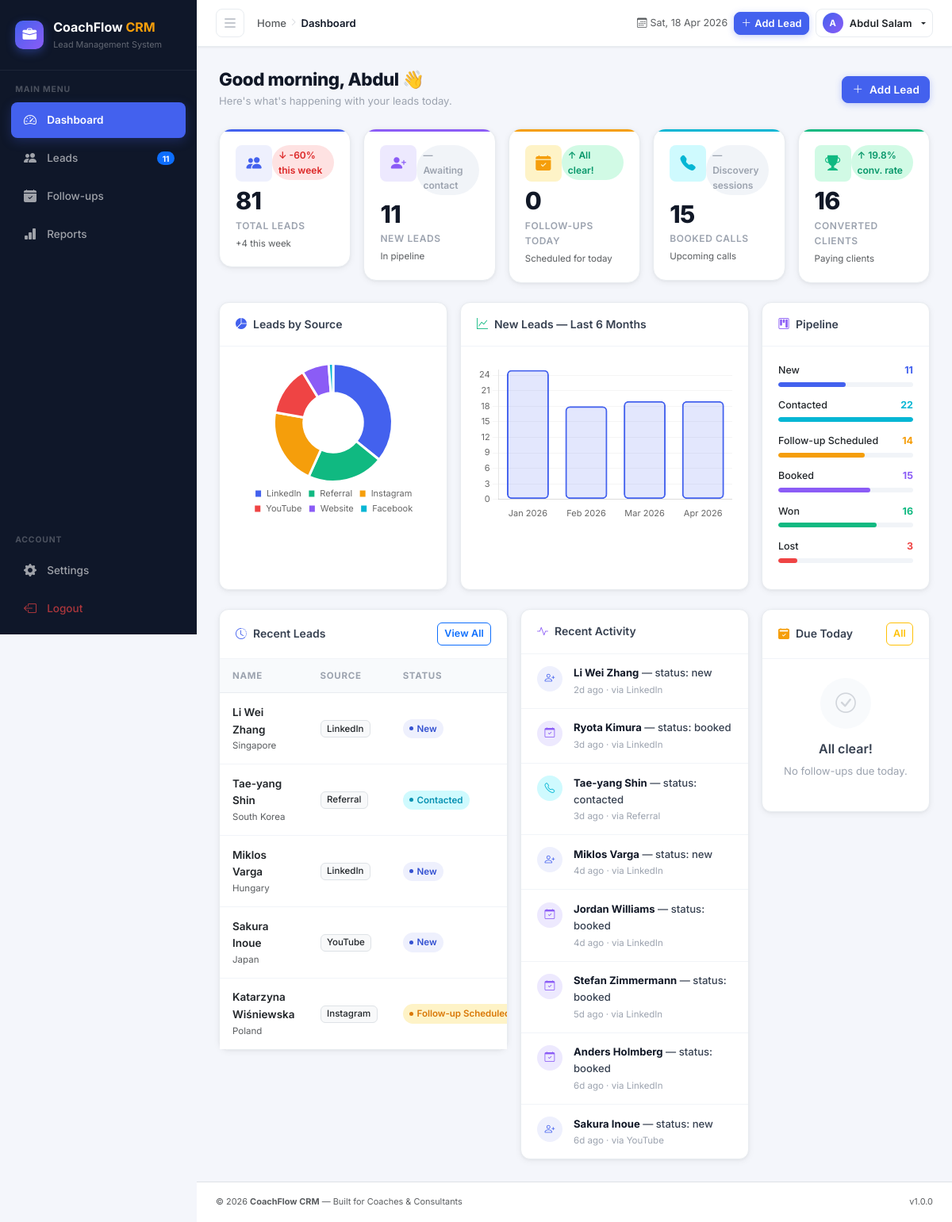
/dashboard.php (signed in), run on the app's committed database.
### tables this page shows
CREATE TABLE IF NOT EXISTS leads (
    id                  INT AUTO_INCREMENT PRIMARY KEY,
    full_name           VARCHAR(150)  NOT NULL,
    email               VARCHAR(150)  DEFAULT NULL,
    phone               VARCHAR(30)   DEFAULT NULL,
    whatsapp            VARCHAR(30)   DEFAULT NULL,
    country             VARCHAR(80)   DEFAULT NULL,
    service_interest    VARCHAR(120)  DEFAULT NULL,
    lead_source         VARCHAR(80)   DEFAULT NULL,
    status              ENUM(
        'New',
        'Contacted',
        'Follow-up Scheduled',
        'Booked',
        'Won',
        'Lost'
    ) NOT NULL DEFAULT 'New',
    next_followup_date  DATE          DEFAULT NULL,
    notes               TEXT          DEFAULT NULL,
    created_at          DATETIME      NOT NULL DEFAULT CURRENT_TIMESTAMP,
    updated_at          DATETIME      NOT NULL DEFAULT CURRENT_TIMESTAMP ON UPDATE CURRENT_TIMESTAMP
);

### dashboard.php (the view, shortened to what this page needs)
<?php
require_once __DIR__ . '/includes/db.php';
$totalLeads  = (int) $pdo->query("SELECT COUNT(*) FROM leads")->fetchColumn();
$newLeads    = (int) $pdo->query("SELECT COUNT(*) FROM leads WHERE status='New'")->fetchColumn();
$followToday = (int) $pdo->query("SELECT COUNT(*) FROM leads WHERE next_followup_date = CURDATE() AND status NOT IN ('Won','Lost')")->fetchColumn();
$bookedLeads = (int) $pdo->query("SELECT COUNT(*) FROM leads WHERE status='Booked'")->fetchColumn();
$wonLeads    = (int) $pdo->query("SELECT COUNT(*) FROM leads WHERE status='Won'")->fetchColumn();
$thisWeek = (int) $pdo->query("SELECT COUNT(*) FROM leads WHERE created_at >= DATE_SUB(NOW(), INTERVAL 7 DAY)")->fetchColumn();
$lastWeek = (int) $pdo->query("SELECT COUNT(*) FROM leads WHERE created_at BETWEEN DATE_SUB(NOW(), INTERVAL 14 DAY) AND DATE_SUB(NOW(), INTERVAL 7 DAY)")->fetchColumn();
$weekTrend = $lastWeek > 0 ? round((($thisWeek - $lastWeek) / $lastWeek) * 100) : ($thisWeek > 0 ? 100 : 0);
$convRate = $totalLeads > 0 ? round(($wonLeads / $totalLeads) * 100, 1) : 0;
$recentLeads = $pdo->query("SELECT id, full_name, lead_source, status, created_at, country FROM leads ORDER BY created_at DESC LIMIT 5")->fetchAll();
$todayFollowups = $pdo->query("SELECT id, full_name, phone, status, notes FROM leads WHERE next_followup_date = CURDATE() AND status NOT IN ('Won','Lost') ORDER BY full_name LIMIT 6")->fetchAll();
$pipelineData = $pdo->query("SELECT status, COUNT(*) AS cnt FROM leads GROUP BY status")->fetchAll(PDO::FETCH_KEY_PAIR);
$statuses = ['New','Contacted','Follow-up Scheduled','Booked','Won','Lost'];
$sourceRows  = $pdo->query("SELECT lead_source, COUNT(*) AS cnt FROM leads WHERE lead_source IS NOT NULL GROUP BY lead_source ORDER BY cnt DESC LIMIT 6")->fetchAll();
$monthRows   = $pdo->query("SELECT DATE_FORMAT(created_at,'%b %Y') AS mo, COUNT(*) AS cnt FROM leads WHERE created_at >= DATE_SUB(NOW(), INTERVAL 6 MONTH) GROUP BY DATE_FORMAT(created_at,'%Y-%m') ORDER BY MIN(created_at)")->fetchAll();
$activityLeads = $pdo->query("SELECT id, full_name, status, lead_source, created_at, updated_at FROM leads ORDER BY updated_at DESC LIMIT 8")->fetchAll();
require_once __DIR__ . '/includes/header.php';
require_once __DIR__ . '/includes/sidebar.php';
function timeAgo(string $datetime): string {
    $diff = time() - strtotime($datetime);
    return round($diff/86400) . 'd ago';
}
?>
<div class="d-flex flex-wrap align-items-center justify-content-between mb-4 gap-3">
    <div>
        <h1 class="page-title">Good <?= date('H') < 12 ? 'morning' : (date('H') < 18 ? 'afternoon' : 'evening') ?>, <?= htmlspecialchars(explode(' ', $_SESSION['user_name'])[0]) ?> 👋</h1>
        <p class="page-subtitle mb-0">Here's what's happening with your leads today.</p>
    </div>
    <a href="<?= BASE_URL ?>lead_form.php" class="btn btn-primary d-flex align-items-center gap-2">
        <i class="bi bi-plus-lg"></i> Add Lead
    </a>
</div>
<div class="row g-3 mb-4">
    <?php
    $cards = [
        ['Total Leads',       $totalLeads,  'bi-people-fill',        'bg-blue-lt text-blue',    'blue',
         $weekTrend > 0 ? "+{$weekTrend}% this week" : ($weekTrend < 0 ? "{$weekTrend}% this week" : "No change"),
         $weekTrend > 0 ? 'up' : ($weekTrend < 0 ? 'down' : 'flat'), '+' . $thisWeek . ' this week'],
        ['New Leads',         $newLeads,    'bi-person-plus-fill',   'bg-purple-lt text-purple', 'purple',
         'Awaiting contact', 'flat', 'In pipeline'],
        ['Follow-ups Today',  $followToday, 'bi-calendar-check-fill','bg-orange-lt text-orange', 'orange',
         $followToday > 0 ? 'Action needed' : 'All clear!', $followToday > 0 ? 'down' : 'up', 'Scheduled for today'],
        ['Booked Calls',      $bookedLeads, 'bi-telephone-fill',     'bg-teal-lt text-teal',     'teal',
         'Discovery sessions', 'flat', 'Upcoming calls'],
        ['Converted Clients', $wonLeads,    'bi-trophy-fill',        'bg-green-lt text-green',   'green',
         $convRate . '% conv. rate', 'up', 'Paying clients'],
    ];
    foreach ($cards as [$label, $value, $icon, $iconClass, $colorClass, $trend, $trendDir, $sub]): ?>
    <div class="col-6 col-xl-2-4">
        <div class="card stat-card <?= $colorClass ?>">
            <div class="d-flex align-items-start justify-content-between mb-2">
                <div class="stat-icon <?= $iconClass ?>">
                    <i class="bi <?= $icon ?>"></i>
                </div>
                <span class="stat-trend <?= $trendDir ?>"><?= $trendDir === 'up' ? '↑' : ($trendDir === 'down' ? '↓' : '—') ?> <?= $trend ?></span>
            </div>
            <div class="stat-value" data-count><?= $value ?></div>
            <div class="stat-label mt-1"><?= $label ?></div>
            <div class="text-muted mt-1" style="font-size:0.72rem;"><?= $sub ?></div>
        </div>
    </div>
    <?php endforeach; ?>
</div>
<div class="row g-3 mb-4">
    <div class="col-12 col-lg-4">
        <div class="card h-100">
            <div class="card-header">
                <i class="bi bi-pie-chart-fill me-2 text-blue"></i>Leads by Source
            </div>
            <div class="card-body">
                <div class="chart-container" style="height:200px;"><canvas id="sourceChart"></canvas></div>
            </div>
        </div>
    </div>
    <div class="col-12 col-lg-5">
        <div class="card h-100">
            <div class="card-header">
                <i class="bi bi-graph-up me-2 text-green"></i>New Leads — Last 6 Months
            </div>
            <div class="card-body">
                <div class="chart-container" style="height:200px;"><canvas id="monthlyChart"></canvas></div>
            </div>
        </div>
    </div>
    <div class="col-12 col-lg-3">
        <div class="card h-100">
            <div class="card-header">
                <i class="bi bi-kanban me-2 text-purple"></i>Pipeline
            </div>
            <div class="card-body">
                <?php
                $pipeColors = ['New'=>'#4361ee','Contacted'=>'#06b6d4','Follow-up Scheduled'=>'#f59e0b','Booked'=>'#8b5cf6','Won'=>'#10b981','Lost'=>'#ef4444'];
                $maxPipeline = max(array_values($pipelineData) ?: [1]);
                foreach ($statuses as $s):
                    $cnt = $pipelineData[$s] ?? 0;
                    $pct = $maxPipeline > 0 ? round(($cnt/$maxPipeline)*100) : 0;
                    $color = $pipeColors[$s];
                ?>
                <div class="pipeline-bar-wrap">
                    <div class="pipeline-label">
                        <span class="fw-500" style="font-size:0.78rem;"><?= $s ?></span>
                        <span class="fw-700" style="font-size:0.78rem;color:<?= $color ?>;"><?= $cnt ?></span>
                    </div>
                    <div class="pipeline-bar-track">
                        <div class="pipeline-bar-fill" data-width="<?= $pct ?>" style="background:<?= $color ?>;width:0%;"></div>
                    </div>
                </div>
                <?php endforeach; ?>
            </div>
        </div>
    </div>
</div>
<div class="row g-3">
    <div class="col-12 col-lg-5">
        <div class="card">
            <div class="card-header justify-content-between">
                <span><i class="bi bi-clock-history me-2 text-blue"></i>Recent Leads</span>
                <a href="<?= BASE_URL ?>leads.php" class="btn btn-sm btn-outline-primary ms-auto" style="font-size:0.78rem;border-radius:6px;">View All</a>
            </div>
            <div class="card-body p-0">
                <?php if (empty($recentLeads)): ?>
                    <div class="empty-state">
                        <div class="empty-state-icon"><i class="bi bi-people"></i></div>
                        <h6>No leads yet</h6>
                        <p>Add your first lead to get started.</p>
                        <a href="<?= BASE_URL ?>lead_form.php" class="btn btn-primary btn-sm">Add Lead</a>
                    </div>
                <?php else: ?>
                <div class="table-responsive">
                    <table class="table table-hover mb-0">
                        <thead><tr><th>Name</th><th>Source</th><th>Status</th><th>Added</th></tr></thead>
                        <tbody>
                        <?php foreach ($recentLeads as $lead): ?>
                            <tr>
                                <td>
                                    <a href="<?= BASE_URL ?>lead_form.php?id=<?= $lead['id'] ?>" class="fw-600 text-decoration-none text-dark" style="font-weight:600;">
                                        <?= htmlspecialchars($lead['full_name']) ?>
                                    </a>
                                    <?php if ($lead['country']): ?>
                                        <div class="text-muted" style="font-size:0.72rem;"><?= htmlspecialchars($lead['country']) ?></div>
                                    <?php endif; ?>
                                </td>
                                <td>
                                    <span class="badge bg-light text-dark border" style="font-size:0.72rem;font-weight:500;">
                                        <?= htmlspecialchars($lead['lead_source'] ?? '—') ?>
                                    </span>
                                </td>
                                <td><span class="status-badge status-<?= str_replace(' ','-',$lead['status']) ?>"><?= $lead['status'] ?></span></td>
                            </tr>
                        <?php endforeach; ?>
                        </tbody>
                    </table>
                </div>
                <?php endif; ?>
            </div>
        </div>
    </div>
    <div class="col-12 col-lg-4">
        <div class="card">
            <div class="card-header">
                <i class="bi bi-activity me-2 text-purple"></i>Recent Activity
            </div>
            <div class="activity-feed">
                <?php
                $actColors = ['New'=>'bg-blue-lt text-blue','Contacted'=>'bg-teal-lt text-teal','Won'=>'bg-green-lt text-green','Lost'=>'bg-red-lt text-red','Booked'=>'bg-purple-lt text-purple','Follow-up Scheduled'=>'bg-orange-lt text-orange'];
                $actIcons  = ['New'=>'bi-person-plus','Contacted'=>'bi-telephone','Won'=>'bi-trophy','Lost'=>'bi-x-circle','Booked'=>'bi-calendar-check','Follow-up Scheduled'=>'bi-clock'];
                foreach ($activityLeads as $act):
                    $cls  = $actColors[$act['status']] ?? 'bg-blue-lt text-blue';
                    $ico  = $actIcons[$act['status']]  ?? 'bi-circle';
                    $verb = $act['status'] === 'Won' ? 'converted to client' : ('status: ' . strtolower($act['status']));
                ?>
                <div class="activity-item">
                    <div class="activity-dot <?= $cls ?>"><i class="bi <?= $ico ?>"></i></div>
                    <div class="activity-content">
                        <div class="activity-text">
                            <strong><?= htmlspecialchars($act['full_name']) ?></strong> — <?= $verb ?>
                        </div>
                        <div class="activity-time"><?= timeAgo($act['updated_at']) ?> · via <?= htmlspecialchars($act['lead_source'] ?? 'direct') ?></div>
                    </div>
                </div>
                <?php endforeach; ?>
            </div>
        </div>
    </div>
    <div class="col-12 col-lg-3">
        <div class="card">
            <div class="card-header justify-content-between">
                <span><i class="bi bi-calendar2-check-fill me-2 text-orange"></i>Due Today</span>
                <a href="<?= BASE_URL ?>followups.php" class="btn btn-sm btn-outline-warning ms-auto" style="font-size:0.78rem;border-radius:6px;">All</a>
            </div>
            <div class="card-body p-0">
                <?php if (empty($todayFollowups)): ?>
                    <div class="empty-state py-4">
                        <div class="empty-state-icon"><i class="bi bi-check-circle"></i></div>
                        <h6>All clear!</h6>
                        <p>No follow-ups due today.</p>
                    </div>
                <?php endif; ?>
            </div>
        </div>
    </div>
</div>
<?php
$srcLabels = array_column($sourceRows, 'lead_source');
$srcCounts = array_column($sourceRows, 'cnt');
$moLabels  = array_column($monthRows, 'mo');
$moCounts  = array_column($monthRows, 'cnt');
$extraJs = '<script>
(function(){
    const palette = ["#4361ee","#10b981","#f59e0b","#ef4444","#8b5cf6","#06b6d4"];
    new Chart(document.getElementById("sourceChart"), {
        type:"doughnut",
        data:{
            labels:' . json_encode($srcLabels) . ',
            datasets:[{data:' . json_encode($srcCounts) . ',backgroundColor:palette,borderWidth:3,borderColor:"#fff",hoverOffset:6}]
        },
        options:{
            responsive:true,maintainAspectRatio:false,
            plugins:{legend:{position:"bottom",labels:{font:{size:11,family:"Inter"},padding:8,boxWidth:10}},tooltip:{bodyFont:{family:"Inter"}}}
        }
    });
    new Chart(document.getElementById("monthlyChart"),{
        type:"bar",
        data:{
            labels:' . json_encode($moLabels) . ',
            datasets:[{label:"Leads",data:' . json_encode($moCounts) . ',backgroundColor:"rgba(67,97,238,0.15)",borderColor:"#4361ee",borderWidth:2,borderRadius:6,borderSkipped:false}]
        },
        options:{
            responsive:true,maintainAspectRatio:false,
            plugins:{legend:{display:false}},
            scales:{
                y:{beginAtZero:true,ticks:{stepSize:1,font:{size:11,family:"Inter"}},grid:{color:"rgba(0,0,0,0.04)"}},
                x:{ticks:{font:{size:11,family:"Inter"}},grid:{display:false}}
            }
        }
    });
})();
</script>';
require_once __DIR__ . '/includes/footer.php';
?>

### data on the page
leads: full_name "Li Wei Zhang", country "Singapore", lead_source "LinkedIn", status "New", status "status: new", updated_at "2d ago"
leads: full_name "Tae-yang Shin", country "South Korea", lead_source "Referral", status "Contacted", status "status: contacted", updated_at "3d ago"
leads: full_name "Miklos Varga", country "Hungary", lead_source "LinkedIn", status "New", status "status: new", updated_at "4d ago"
leads: full_name "Sakura Inoue", country "Japan", lead_source "YouTube", status "New", status "status: new", updated_at "6d ago"
leads: full_name "Katarzyna Wiśniewska", country "Poland", lead_source "Instagram", status "Follow-up…"
leads: full_name "Ryota Kimura", status "status: booked", updated_at "3d ago", lead_source "LinkedIn"
leads: full_name "Jordan Williams", status "status: booked", updated_at "4d ago", lead_source "LinkedIn"
leads: full_name "Stefan Zimmermann", status "status: booked", updated_at "5d ago", lead_source "LinkedIn"
leads: full_name "Anders Holmberg", status "status: booked", updated_at "6d ago", lead_source "LinkedIn"

### other printed values
$totalCount "11"
$pageTitle "Dashboard"
substr($_SESSION['user_name'] ?? 'A', 0, 1) "A"
$_SESSION['user_name'] "Abdul Salam"
explode(' ', $_SESSION['user_name'])[0] "Abdul"
$trend "-60% this week"
$value "81"
$label "TOTAL LEADS"
$sub "+4 this week"
$trend "Awaiting contact"
$value "11"
$label "NEW LEADS"
$sub "In pipeline"
$trend "All clear!"
$value "0"
